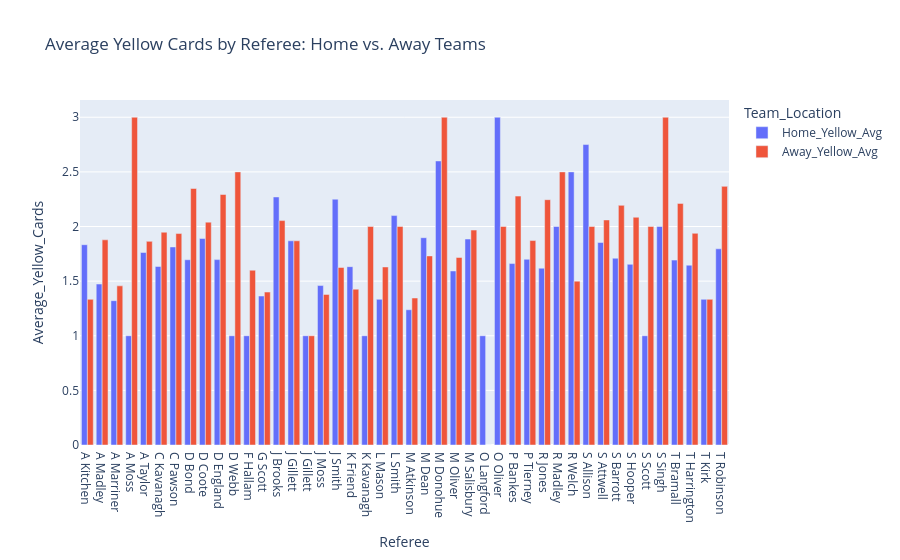

Notebook cell for this chart:
### Code cell
import plotly.express as px

plot_data = referee_cards.melt(
    id_vars="Referee",
    value_vars=[
        "Home_Yellow_Avg",
        "Away_Yellow_Avg"
    ],
    var_name="Team_Location",
    value_name="Average_Yellow_Cards"
)

fig = px.bar(
    plot_data,
    x="Referee",
    y="Average_Yellow_Cards",
    color="Team_Location",
    barmode="group",
    title="Average Yellow Cards by Referee: Home vs. Away Teams"
)

fig.show()

### Figure 1 — Plotly figure (JSON) as saved in the notebook; plotly's stock layout.template omitted (floating-point values rounded to 4 significant figures)
{"data": [{"alignmentgroup": "True", "hovertemplate": "Team_Location=Home_Yellow_Avg<br>Referee=%{x}<br>Average_Yellow_Cards=%{y}<extra></extra>", "legendgroup": "Home_Yellow_Avg", "marker": {"color": "#636efa", "pattern": {"shape": ""}}, "name": "Home_Yellow_Avg", "offsetgroup": "Home_Yellow_Avg", "orientation": "v", "showlegend": true, "textposition": "auto", "type": "bar", "x": ["A Kitchen", "A Madley", "A Marriner", "A Moss", "A Taylor", "C Kavanagh", "C Pawson", "D Bond", "D Coote", "D England", "D Webb", "F Hallam", "G Scott", "J Brooks", "J Gillett", "J Gillett ", "J Moss", "J Smith", "K Friend", "K Kavanagh", "L Mason", "L Smith", "M Atkinson", "M Dean", "M Donohue", "M Oliver", "M Salisbury", "O Langford", "O Oliver", "P Bankes", "P Tierney", "R Jones", "R Madley", "R Welch", "S Allison", "S Attwell", "S Barrott", "S Hooper", "S Scott", "S Singh", "T Bramall", "T Harrington", "T Kirk", "T Robinson"], "xaxis": "x", "y": [1.833, 1.473, 1.321, 1, 1.762, 1.634, 1.813, 1.696, 1.89, 1.697, 1, 1, 1.364, 2.27, 1.869, 1, 1.459, 2.25, 1.632, 1, 1.333, 2.1, 1.238, 1.897, 2.6, 1.593, 1.885, 1, 3, 1.661, 1.7, 1.618, 2, 2.5, 2.75, 1.853, 1.71, 1.654, 1, 2, 1.692, 1.646, 1.333, 1.796], "yaxis": "y"}, {"alignmentgroup": "True", "hovertemplate": "Team_Location=Away_Yellow_Avg<br>Referee=%{x}<br>Average_Yellow_Cards=%{y}<extra></extra>", "legendgroup": "Away_Yellow_Avg", "marker": {"color": "#EF553B", "pattern": {"shape": ""}}, "name": "Away_Yellow_Avg", "offsetgroup": "Away_Yellow_Avg", "orientation": "v", "showlegend": true, "textposition": "auto", "type": "bar", "x": ["A Kitchen", "A Madley", "A Marriner", "A Moss", "A Taylor", "C Kavanagh", "C Pawson", "D Bond", "D Coote", "D England", "D Webb", "F Hallam", "G Scott", "J Brooks", "J Gillett", "J Gillett ", "J Moss", "J Smith", "K Friend", "K Kavanagh", "L Mason", "L Smith", "M Atkinson", "M Dean", "M Donohue", "M Oliver", "M Salisbury", "O Langford", "O Oliver", "P Bankes", "P Tierney", "R Jones", "R Madley", "R Welch", "S Allison", "S Attwell", "S Barrott", "S Hooper", "S Scott", "S Singh", "T Bramall", "T Harrington", "T Kirk", "T Robinson"], "xaxis": "x", "y": [1.333, 1.878, 1.457, 3, 1.864, 1.948, 1.935, 2.348, 2.04, 2.293, 2.5, 1.6, 1.4, 2.054, 1.869, 1, 1.378, 1.625, 1.426, 2, 1.63, 2, 1.345, 1.731, 3, 1.716, 1.967, 0, 2, 2.278, 1.871, 2.245, 2.5, 1.5, 2, 2.06, 2.194, 2.085, 2, 3, 2.212, 1.938, 1.333, 2.367], "yaxis": "y"}], "layout": {"barmode": "group", "legend": {"title": {"text": "Team_Location"}, "tracegroupgap": 0}, "title": {"text": "Average Yellow Cards by Referee: Home vs. Away Teams"}, "xaxis": {"anchor": "y", "domain": [0, 1], "title": {"text": "Referee"}}, "yaxis": {"anchor": "x", "domain": [0, 1], "title": {"text": "Average_Yellow_Cards"}}}}
